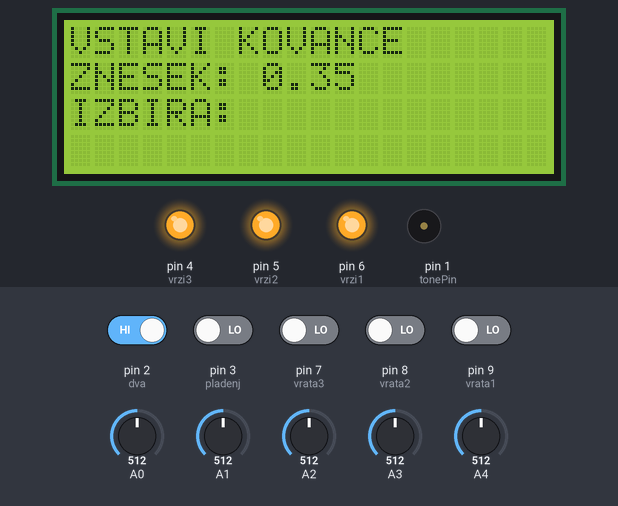
A sketch run on a simulated Arduino Uno, built with avr-gcc and run on an emulated ATmega328P. Parts: 20×4 character LCD, output pins drawn as LEDs (lit = HIGH), buzzer (waves = sounding). Inputs (shaded band) come from the test bench; at power-on: pin 2 (dva) HIGH, pin 3 (pladenj), pin 7 (vrata3), pin 8 (vrata2), pin 9 (vrata1) LOW, A0 = 512, A1 = 512, A2 = 512, A3 = 512, A4 = 512.

Above: at 1.2 s.
1.3 s: pin 7 (vrata3) driven HIGH
At 5.9 s:
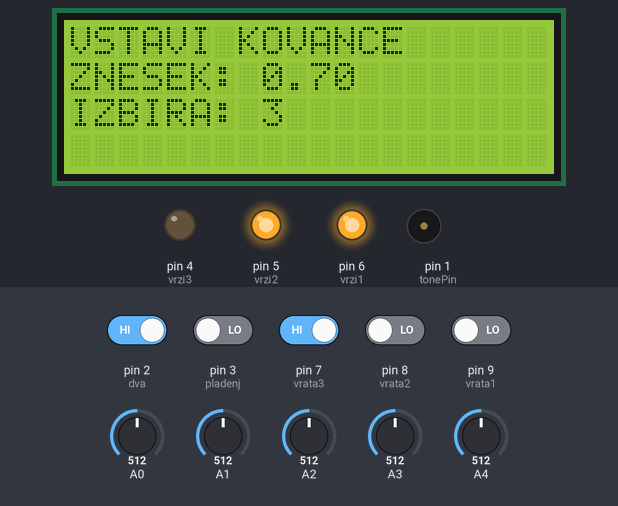
8.2 s: pin 8 (vrata2) driven HIGH
At 9.4 s:
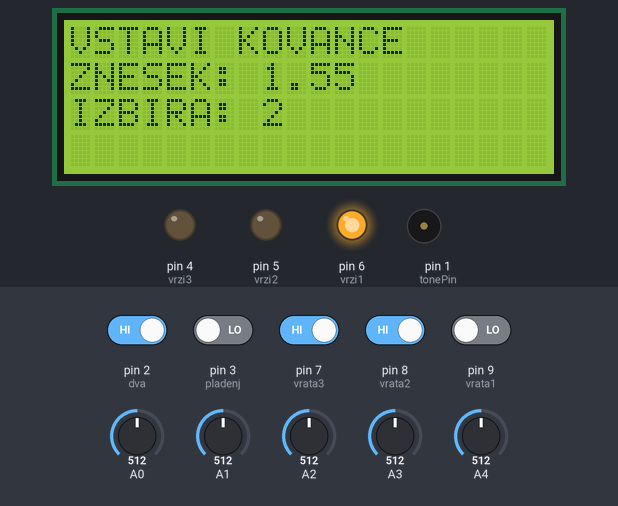
12.1 s: pin 9 (vrata1) driven HIGH
At 12.8 s:
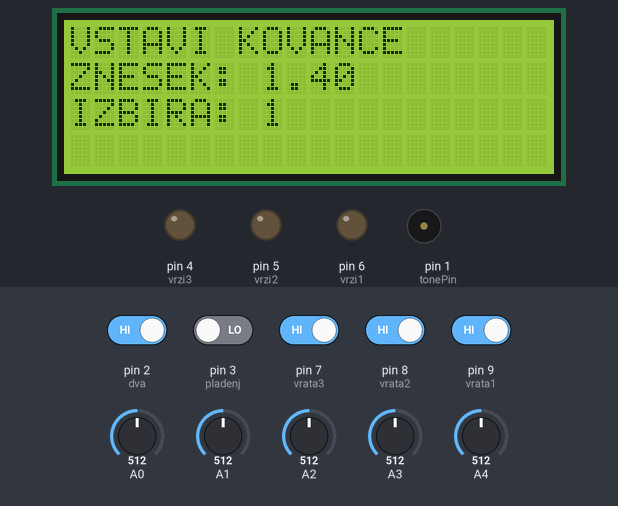
16.2 s: pin 3 (pladenj) driven HIGH
At 21.0 s:
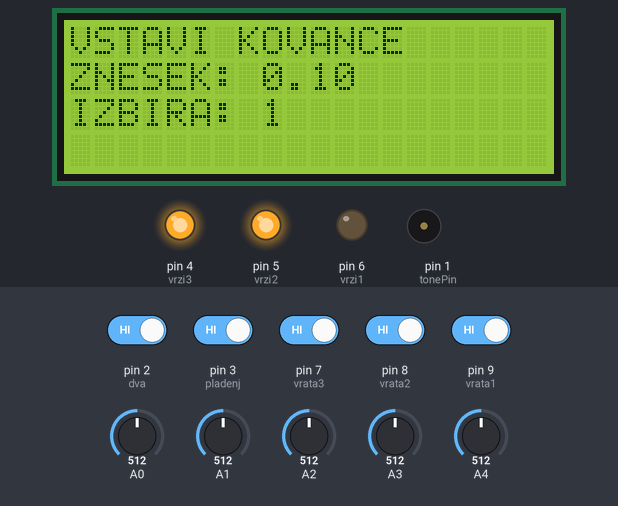
22.7 s: pin 2 (dva) driven LOW
At 29.4 s:
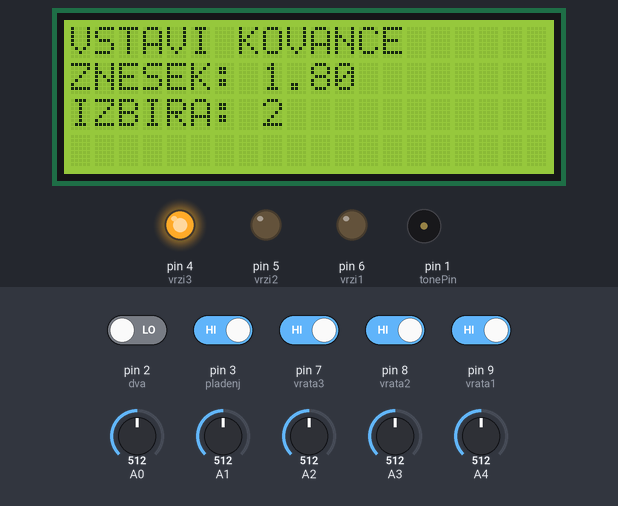
29.6 s: pin 8 (vrata2) driven LOW
At 34.2 s:
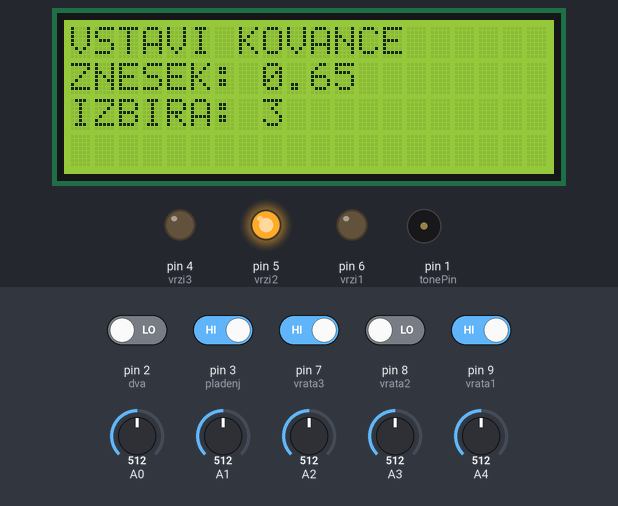
Timing chart, 0 to 36.4 s (numbered marks = the images above; inputs shaded):
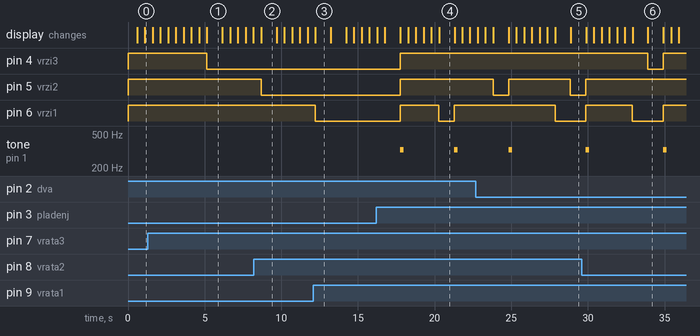

Measured:
- after the input at 1.3 s, pin 4 (vrzi3): HIGH → LOW after 3.8 s
- after the input at 8.2 s, pin 5 (vrzi2): HIGH → LOW after 0.48 s
- after the input at 12.1 s, pin 6 (vrzi1): HIGH → LOW after 0.11 s
- after the input at 16.2 s, pin 4 (vrzi3), pin 5 (vrzi2): LOW → HIGH after 1.6 s; pin 6 (vrzi1): LOW → HIGH after 1.6 s, → LOW 2.5 s later, → HIGH 1.0 s later; tone on pin 1 (tonePin): alternates 329 Hz for 0.23 s and silent for 3.3 s, starting after 1.6 s
- after the input at 22.7 s, tone on pin 1 (tonePin): goes on until 25.1 s, then stays silent
- after the input at 29.6 s, pin 4 (vrzi3): HIGH → LOW after 4.3 s, → HIGH 1.0 s later; pin 5 (vrzi2): goes on until 29.9 s, then stays HIGH
- what the display in image 1 shows lasts 1.1 s, from 5.1 s to 6.2 s

The sketch:

vending_-_machinnn.ino
```cpp
//branje
int ber0;
int ber1;
int ber2;
int ber3;
int ber4;
//eurodva
int dva = 2;
int dvain;
//gumb za izklop
int pladenj = 3;
int pladenjread;
int tonePin = 1;

// IZDELKI
int cena1 = 2;
int cena2 = 1;
int cena3 = 3;

int vrata1 = 9;
int vrata2 = 8;
int vrata3 = 7;
int vrata1b;
int vrata2b;
int vrata3b;
int vrzi1 = 6;
int vrzi2 = 5;
int vrzi3 = 4;

float znesek=0;

//displej
#include <Wire.h>
#include <LiquidCrystal_I2C.h>

//I2C pins declaration
LiquidCrystal_I2C lcd(0x3F,2, 1, 0, 4, 5, 6, 7, 3, POSITIVE);
//LiquidCrystal_I2C lcd(0x3F,20,4);

void setup() {
  //da se ne vrti
  digitalWrite(vrzi1,HIGH);
  digitalWrite(vrzi2, HIGH);
  digitalWrite(vrzi3, HIGH);
  Serial.begin(9600);
  pinMode(dva,INPUT);
  pinMode(pladenj,INPUT);
  pinMode(tonePin,OUTPUT);
  // določitev inputov/ autputov za stvari
  pinMode(vrata1,INPUT);
  pinMode(vrata2,INPUT);
  pinMode(vrata3,INPUT);
  pinMode(vrzi1,OUTPUT);
  pinMode(vrzi2,OUTPUT);
  pinMode(vrzi3,OUTPUT);

  lcd.begin(20,4);//Defining 20 columns and 4 rows of lcd display
  lcd.backlight();//To Power ON the back light
  //lcd.backlight();// To Power OFF the back light

  lcd.setCursor(0,0);
  lcd.print("VSTAVI KOVANCE");
  lcd.setCursor(0,1);
  lcd.print("ZNESEK:");
  lcd.setCursor(0,2);
  lcd.print("IZBIRA:");
}

void loop() {
     odpira();
     bere();
}
void bere(){
ber0=analogRead(A0);
ber1=analogRead(A1);
ber2=analogRead(A2);
ber3=analogRead(A3);
ber4=analogRead(A4);
dvain = digitalRead(dva);
if (ber0 > 5){
   znesek = znesek + 0.1;
    lcd.setCursor(8,1);
    lcd.print(znesek);
    delay(500);
    }
if (ber1 > 5){
   znesek = znesek + 0.05;
    lcd.setCursor(8,1);
    lcd.print(znesek);
    delay(500);
    }
if (ber2 > 5){
   znesek = znesek + 0.2;
    lcd.setCursor(8,1);
    lcd.print(znesek);
    delay(500);
    }
if (ber3 > 5){
  znesek = znesek + 1;
   lcd.setCursor(8,1);
   lcd.print(znesek);
   delay(500);
   }
if (ber4 > 5){
  znesek = znesek + 0.5;
   lcd.setCursor(8,1);
   lcd.print(znesek);
   delay(500);
   }
if (dvain == LOW){
  znesek = znesek + 2;
   lcd.setCursor(8,1);
   lcd.print(znesek);
   delay(500);
  }
}
void odpira(){
  vrata1b = digitalRead(vrata1);
  vrata2b = digitalRead(vrata2);
  vrata3b = digitalRead(vrata3);
  pladenjread = digitalRead(pladenj);

  if (vrata1b == HIGH && znesek >= cena1){
    digitalWrite(vrzi1, LOW);
     znesek = znesek - cena1;
    lcd.setCursor(8,2);
    lcd.print("1");
    lcd.setCursor(8,1);
    lcd.print(znesek);
    delay(1000);
    lcd.setCursor(8,2);
    lcd.print("0");
  }
   if (vrata2b == HIGH && znesek >= cena2){
    digitalWrite(vrzi2, LOW);
    znesek = znesek - cena2;
    lcd.setCursor(8,2);
    lcd.print("2");
    lcd.setCursor(8,1);
    lcd.print(znesek);
    delay(1000);
    lcd.setCursor(8,2);
    lcd.print("0");
  }
   if (vrata3b == HIGH && znesek >= cena3){
    digitalWrite(vrzi3, LOW);
    znesek = znesek - cena3;
    lcd.setCursor(8,2);
    lcd.print("3");
    lcd.setCursor(8,1);
    lcd.print(znesek);
    delay(1000);
    lcd.setCursor(8,2);
    lcd.print("0");
  }
if(pladenjread == HIGH){
  digitalWrite(vrzi1,HIGH);
  digitalWrite(vrzi2, HIGH);
  digitalWrite(vrzi3, HIGH);
  tone(tonePin, 329, 225);
  }
}
```
